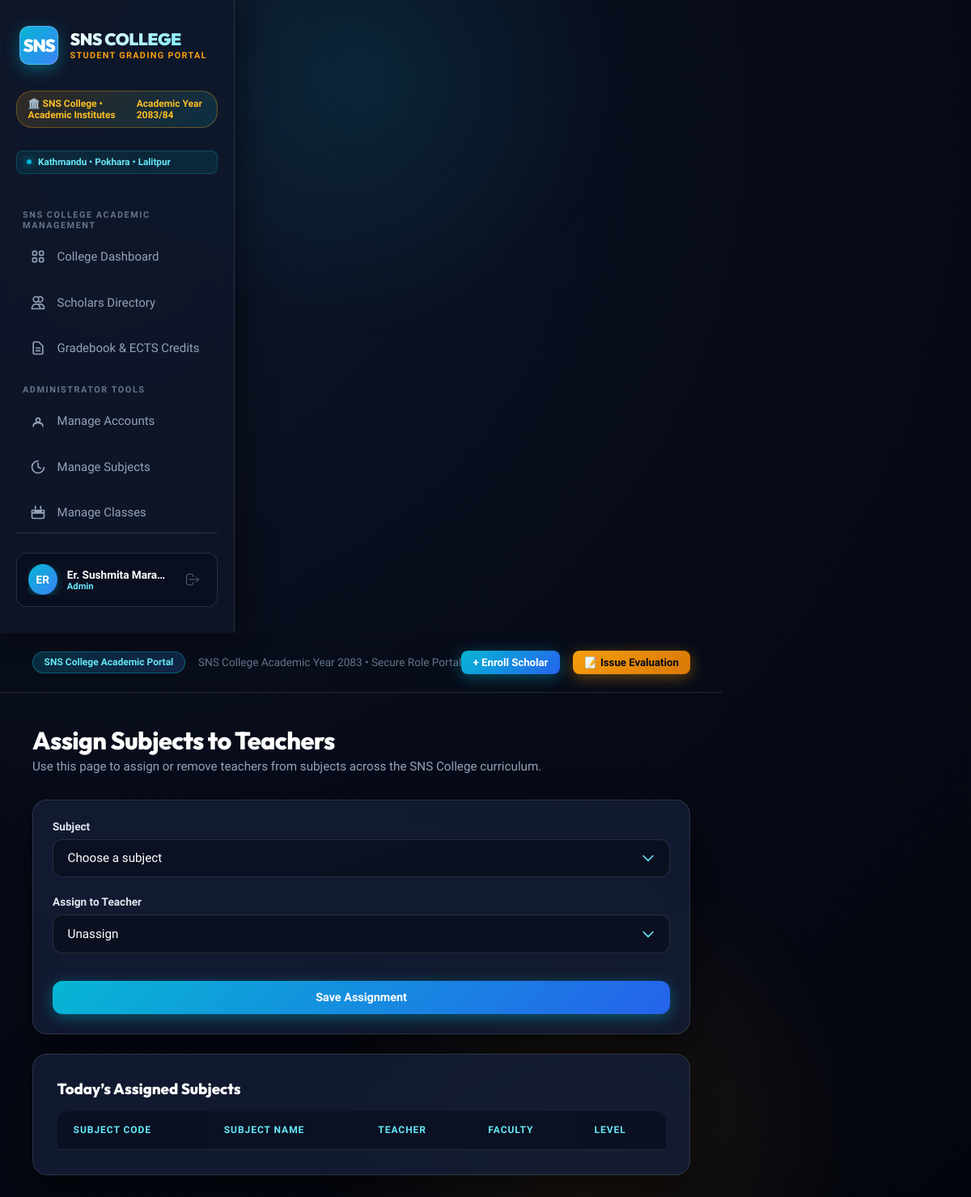
/admin/assign-subjects (signed in), run on an earlier commit of the app's database.
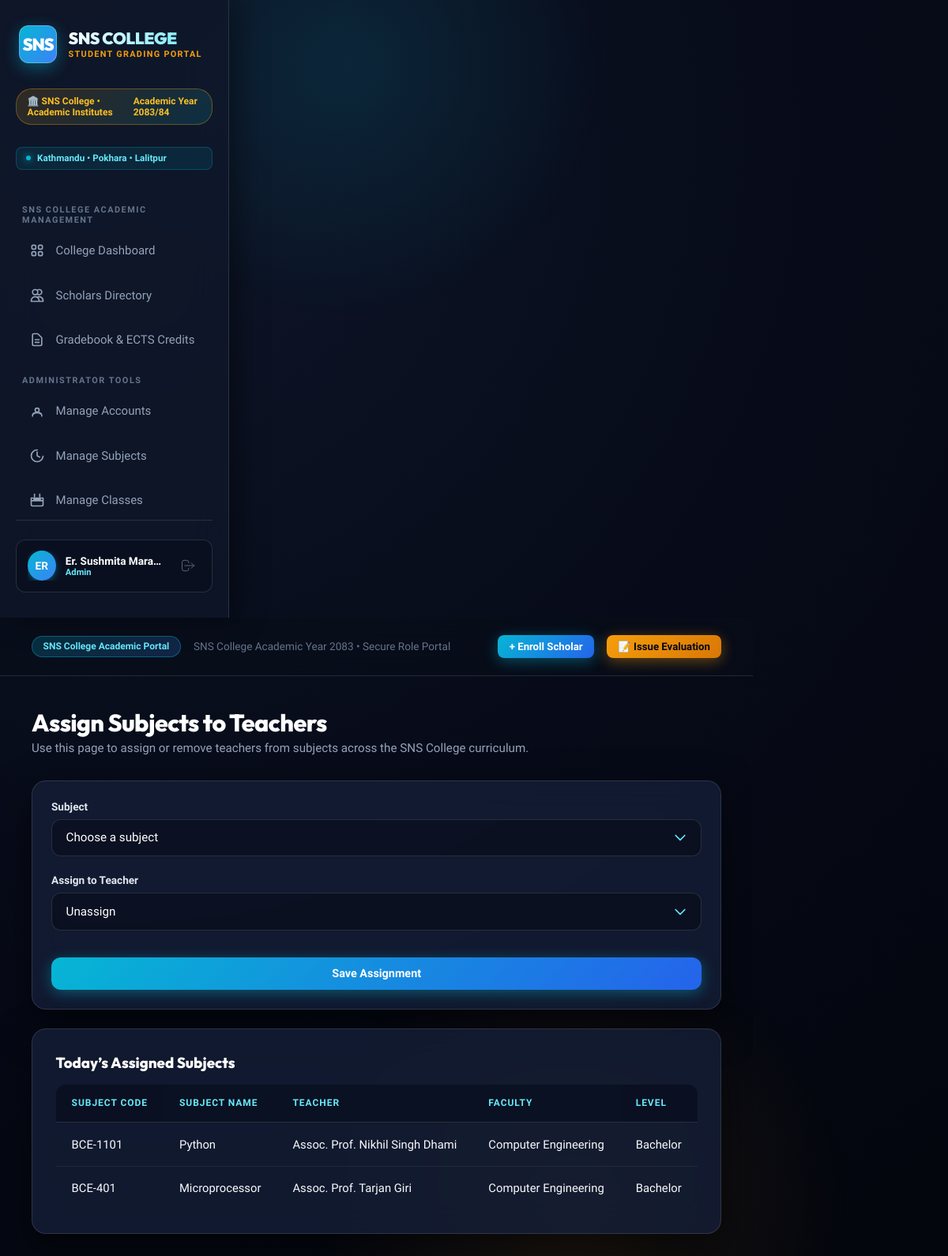
And on a later commit of the database.
### models.py (models this page shows, shortened)
class Subject(db.Model):
    __tablename__ = 'subjects'
    id = db.Column(db.Integer, primary_key=True)
    code = db.Column(db.String(20), unique=True, nullable=False)
    name = db.Column(db.String(100), nullable=False)
    department = db.Column(db.String(80), default='Engineering')
    academic_period = db.Column(db.String(40), default='Semester 1')
    faculty = db.Column(db.String(80), default='General')
    level = db.Column(db.String(20), default='Bachelor')
    credits = db.Column(db.Integer, default=3)
    assigned_teacher_id = db.Column(db.Integer, db.ForeignKey('users.id'), nullable=True)
    grades = db.relationship('Grade', backref='subject', lazy=True)
    assigned_teacher = db.relationship('User', backref='assigned_subjects', foreign_keys=[assigned_teacher_id])

class User(db.Model):
    __tablename__ = 'users'
    id = db.Column(db.Integer, primary_key=True)
    username = db.Column(db.String(50), unique=True, nullable=False)
    email = db.Column(db.String(100), unique=True, nullable=False)
    full_name = db.Column(db.String(100), nullable=False)
    password_hash = db.Column(db.String(255), nullable=False)
    role = db.Column(db.String(20), default='Teacher')  # 'Admin', 'Teacher', 'Student'
    department = db.Column(db.String(80), default='General')
    created_at = db.Column(db.DateTime, default=datetime.utcnow)

### app.py (the view, shortened to what this page needs)
@app.route('/admin/assign-subjects', methods=['GET', 'POST'])
@login_required
def admin_assign_subjects():
    if g.user.role != 'Admin':
        flash('Only administrators can manage subject assignments.', 'warning')
        return redirect(url_for('dashboard'))
    teachers = User.query.filter_by(role='Teacher').order_by(User.full_name).all()
    subjects = Subject.query.order_by(Subject.code).all()
    return render_template('admin_assign_subjects.html', subjects=subjects, teachers=teachers)

### app.py (called while the page is built)
@app.before_request
def load_logged_in_user():
    user_id = session.get('user_id')
    if user_id is None:
        g.user = None
    else:
        g.user = User.query.get(user_id)

@app.context_processor
def inject_user():
    return dict(current_user=getattr(g, 'user', None), can_manage_grade=user_can_manage_grade, csrf_token=generate_csrf)

def login_required(f):
    @wraps(f)
    def decorated_function(*args, **kwargs):
        if g.user is None:
            flash('Please log in to access this page.', 'warning')
            return redirect(url_for('login', next=request.url))
        return f(*args, **kwargs)
    return decorated_function

### templates/admin_assign_subjects.html (shortened to what this page needs)
{% extends 'base.html' %}
{% block content %}
<div class="page-header">
    <div>
        <h1 class="page-title">Assign Subjects to Teachers</h1>
        <p class="page-subtitle">Use this page to assign or remove teachers from subjects across the SNS College curriculum.</p>
    </div>
</div>
<div class="card" style="padding: 1.5rem; margin-bottom: 1.5rem;">
    <form method="POST" action="{{ url_for('admin_assign_subjects') }}">
        <div class="form-group">
            <label class="form-label" for="subject_id">Subject</label>
            <select id="subject_id" name="subject_id" class="form-control" required>
                <option value="" disabled selected>Choose a subject</option>
            </select>
        </div>
        <div class="form-group">
            <label class="form-label" for="teacher_id">Assign to Teacher</label>
            <select id="teacher_id" name="teacher_id" class="form-control">
                <option value="">Unassign</option>
            </select>
        </div>
        <button type="submit" class="btn btn-primary" style="width: 100%; margin-top: 0.75rem;">Save Assignment</button>
    </form>
</div>
<div class="card">
    <h3 style="font-weight: 800; margin-bottom: 1rem;">Today’s Assigned Subjects</h3>
    <div class="table-responsive">
        <table class="data-table">
            <thead>
                <tr>
                    <th>Subject Code</th>
                    <th>Subject Name</th>
                    <th>Teacher</th>
                    <th>Faculty</th>
                    <th>Level</th>
                </tr>
            </thead>
            <tbody>
                {% for subject in subjects %}
                <tr>
                    <td>{{ subject.code }}</td>
                    <td>{{ subject.name }}</td>
                    <td>
                        {% if subject.assigned_teacher %}
                            {{ subject.assigned_teacher.full_name }}
                        {% else %}
                            <span style="color: var(--text-muted);">Not assigned</span>
                        {% endif %}
                    </td>
                    <td>{{ subject.faculty or 'General' }}</td>
                    <td>{{ subject.level or 'Bachelor' }}</td>
                </tr>
                {% endfor %}
            </tbody>
        </table>
    </div>
</div>
{% endblock %}

What changed in the data, as far as the page shows it:
added Subject: code "BCE-1101", name "Python", assigned_teacher.full_name "Assoc. Prof. Nikhil Singh Dhami", faculty "Computer Engineering", level "Bachelor"
added Subject: code "BCE-401", name "Microprocessor", assigned_teacher.full_name "Assoc. Prof. Tarjan Giri", faculty "Computer Engineering", level "Bachelor"
